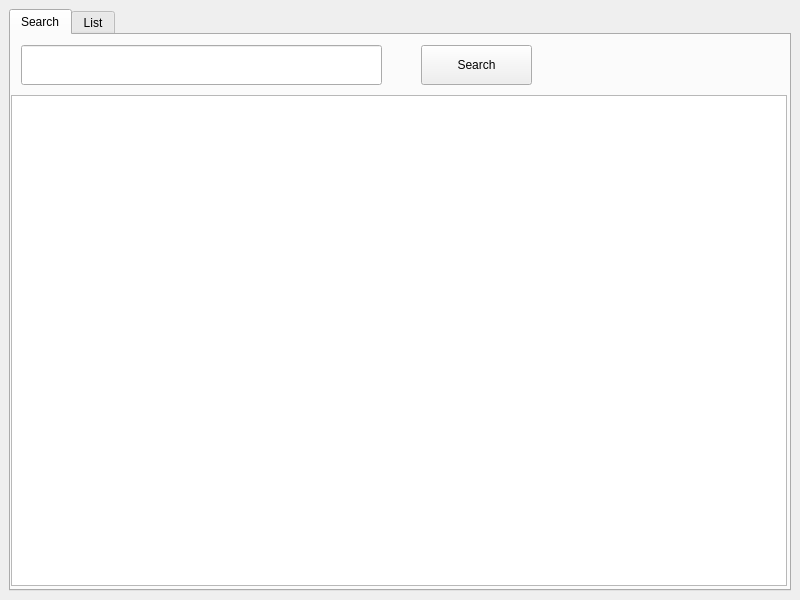
<?xml version="1.0" encoding="UTF-8"?>
<ui version="4.0">
 <class>MainWindow</class>
 <widget class="QMainWindow" name="MainWindow">
  <property name="geometry">
   <rect>
    <x>0</x>
    <y>0</y>
    <width>800</width>
    <height>600</height>
   </rect>
  </property>
  <property name="windowTitle">
   <string>MALAPI</string>
  </property>
  <widget class="QWidget" name="centralwidget">
   <property name="enabled">
    <bool>true</bool>
   </property>
   <layout class="QVBoxLayout" name="verticalLayout_2">
    <item>
     <widget class="QTabWidget" name="tabWidget">
      <property name="currentIndex">
       <number>0</number>
      </property>
      <widget class="QWidget" name="tab_search">
       <attribute name="title">
        <string>Search</string>
       </attribute>
       <widget class="QTableWidget" name="listSearch">
        <property name="geometry">
         <rect>
          <x>0</x>
          <y>60</y>
          <width>776</width>
          <height>491</height>
         </rect>
        </property>
        <property name="columnCount">
         <number>0</number>
        </property>
       </widget>
       <widget class="QPushButton" name="btnSearch">
        <property name="geometry">
         <rect>
          <x>410</x>
          <y>10</y>
          <width>111</width>
          <height>40</height>
         </rect>
        </property>
        <property name="text">
         <string>Search</string>
        </property>
       </widget>
       <widget class="QLineEdit" name="textSearch">
        <property name="geometry">
         <rect>
          <x>10</x>
          <y>10</y>
          <width>361</width>
          <height>40</height>
         </rect>
        </property>
        <property name="font">
         <font>
          <pointsize>14</pointsize>
         </font>
        </property>
       </widget>
      </widget>
      <widget class="QWidget" name="tab_list">
       <attribute name="title">
        <string>List</string>
       </attribute>
       <layout class="QVBoxLayout" name="verticalLayout">
        <item>
         <widget class="QTableWidget" name="listList"/>
        </item>
       </layout>
      </widget>
     </widget>
    </item>
   </layout>
  </widget>
  <action name="actionAdd_to_list">
   <property name="text">
    <string>Add to list</string>
   </property>
  </action>
  <action name="actionDelete_from_list">
   <property name="text">
    <string>Delete from list</string>
   </property>
  </action>
 </widget>
 <resources/>
 <connections/>
</ui>
